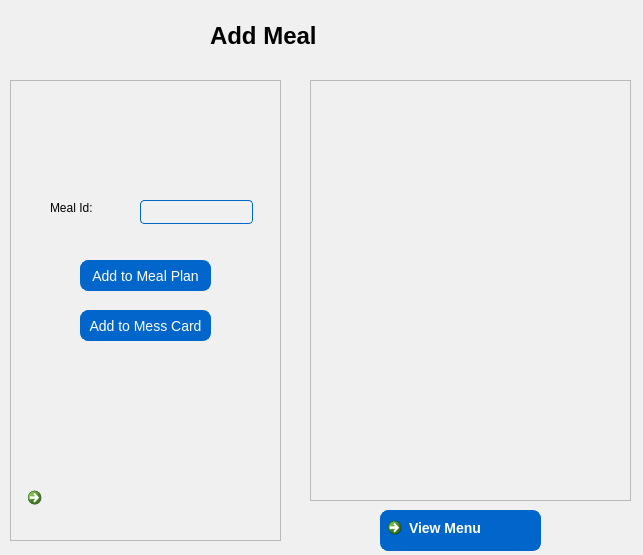
<?xml version="1.0" encoding="UTF-8"?>
<ui version="4.0">
 <class>user_add_meal</class>
 <widget class="QDialog" name="user_add_meal">
  <property name="geometry">
   <rect>
    <x>0</x>
    <y>0</y>
    <width>643</width>
    <height>555</height>
   </rect>
  </property>
  <property name="windowTitle">
   <string>Add Meal</string>
  </property>
  <property name="styleSheet">
   <string notr="true">background-color: rgb(240, 240, 240);</string>
  </property>
  <widget class="QFrame" name="frame">
   <property name="geometry">
    <rect>
     <x>10</x>
     <y>80</y>
     <width>271</width>
     <height>461</height>
    </rect>
   </property>
   <property name="styleSheet">
    <string notr="true">QFrame:hover {
    border: 1px solid #005599;
}

QFrame:focus {
    border: 1px solid #004080;
}</string>
   </property>
   <property name="frameShape">
    <enum>QFrame::StyledPanel</enum>
   </property>
   <property name="frameShadow">
    <enum>QFrame::Raised</enum>
   </property>
   <widget class="QPushButton" name="addCard">
    <property name="geometry">
     <rect>
      <x>70</x>
      <y>230</y>
      <width>131</width>
      <height>31</height>
     </rect>
    </property>
    <property name="styleSheet">
     <string notr="true">QPushButton {
    background-color: #0066CC;
    color: white;
    border: 1px solid #0066CC;
    border-radius: 8px;
    font-size: 14px;
    font-family: 'Arial';
}

QPushButton:hover {
    background-color: #005599;
}

QPushButton:pressed {
    background-color: #004080;
    border: 1px solid #004080;
}</string>
    </property>
    <property name="text">
     <string>Add to Mess Card</string>
    </property>
   </widget>
   <widget class="QLabel" name="label">
    <property name="geometry">
     <rect>
      <x>40</x>
      <y>120</y>
      <width>55</width>
      <height>16</height>
     </rect>
    </property>
    <property name="text">
     <string>Meal Id: </string>
    </property>
   </widget>
   <widget class="QPushButton" name="addMealPlan">
    <property name="geometry">
     <rect>
      <x>70</x>
      <y>180</y>
      <width>131</width>
      <height>31</height>
     </rect>
    </property>
    <property name="styleSheet">
     <string notr="true">QPushButton {
    background-color: #0066CC;
    color: white;
    border: 1px solid #0066CC;
    border-radius: 8px;
    font-size: 14px;
    font-family: 'Arial'
}

QPushButton:hover {
    background-color: #005599;
}

QPushButton:pressed {
    background-color: #004080;
    border: 1px solid #004080;
}</string>
    </property>
    <property name="text">
     <string>Add to Meal Plan</string>
    </property>
   </widget>
   <widget class="QLineEdit" name="m_id">
    <property name="geometry">
     <rect>
      <x>130</x>
      <y>120</y>
      <width>113</width>
      <height>24</height>
     </rect>
    </property>
    <property name="styleSheet">
     <string notr="true">QLineEdit {
    border: 1px solid #0066CC;
    border-radius: 4px;
    padding: 2px 4px;
    font-size: 12px;
    font-family: 'Arial';
}

QLineEdit:hover {
    border: 1px solid #005599;
}

QLineEdit:focus {
    border: 1px solid #004080;
}
</string>
    </property>
   </widget>
   <widget class="QLabel" name="label_2">
    <property name="geometry">
     <rect>
      <x>20</x>
      <y>310</y>
      <width>231</width>
      <height>31</height>
     </rect>
    </property>
    <property name="text">
     <string/>
    </property>
   </widget>
   <widget class="QCommandLinkButton" name="backButton">
    <property name="geometry">
     <rect>
      <x>10</x>
      <y>400</y>
      <width>51</width>
      <height>53</height>
     </rect>
    </property>
    <property name="text">
     <string/>
    </property>
    <property name="icon">
     <iconset resource="img.qrc">
      <normaloff>:/images/left.png</normaloff>:/images/left.png</iconset>
    </property>
    <property name="iconSize">
     <size>
      <width>30</width>
      <height>30</height>
     </size>
    </property>
   </widget>
  </widget>
  <widget class="QTableView" name="tableView">
   <property name="geometry">
    <rect>
     <x>310</x>
     <y>80</y>
     <width>321</width>
     <height>421</height>
    </rect>
   </property>
   <property name="styleSheet">
    <string notr="true">QTableView {
    alternate-background-color: #E6F7FF;
    gridline-color: #B0B0B0;
}

QTableView:hover {
    border: 1px solid #0066CC;
}
</string>
   </property>
  </widget>
  <widget class="QCommandLinkButton" name="menu">
   <property name="geometry">
    <rect>
     <x>380</x>
     <y>510</y>
     <width>161</width>
     <height>41</height>
    </rect>
   </property>
   <property name="styleSheet">
    <string notr="true">QCommandLinkButton {
    background-color: #0066CC;
    color: white;
    border: 1px solid #0066CC;
    border-radius: 8px;
    font-size: 14px;
    font-family: 'Arial';
}

QCommandLinkButton:hover {
    background-color: #005599;
}

QCommandLinkButton:pressed {
    background-color: #004080;
    border: 1px solid #004080;
}</string>
   </property>
   <property name="text">
    <string>View Menu</string>
   </property>
   <property name="icon">
    <iconset resource="img.qrc">
     <normaloff>:/images/menu_2.png</normaloff>:/images/menu_2.png</iconset>
   </property>
  </widget>
  <widget class="QLabel" name="label_4">
   <property name="geometry">
    <rect>
     <x>210</x>
     <y>0</y>
     <width>211</width>
     <height>71</height>
    </rect>
   </property>
   <property name="styleSheet">
    <string notr="true">QLabel{
    font-weight: bold;
    /*text-transform: uppercase;*/
    font-size: 24px;

}</string>
   </property>
   <property name="text">
    <string>Add Meal</string>
   </property>
  </widget>
  <widget class="QLabel" name="label_3">
   <property name="geometry">
    <rect>
     <x>330</x>
     <y>10</y>
     <width>51</width>
     <height>41</height>
    </rect>
   </property>
   <property name="text">
    <string/>
   </property>
   <property name="pixmap">
    <pixmap resource="img.qrc">:/images/meal.png</pixmap>
   </property>
   <property name="scaledContents">
    <bool>true</bool>
   </property>
  </widget>
 </widget>
 <resources>
  <include location="img.qrc"/>
 </resources>
 <connections/>
</ui>
